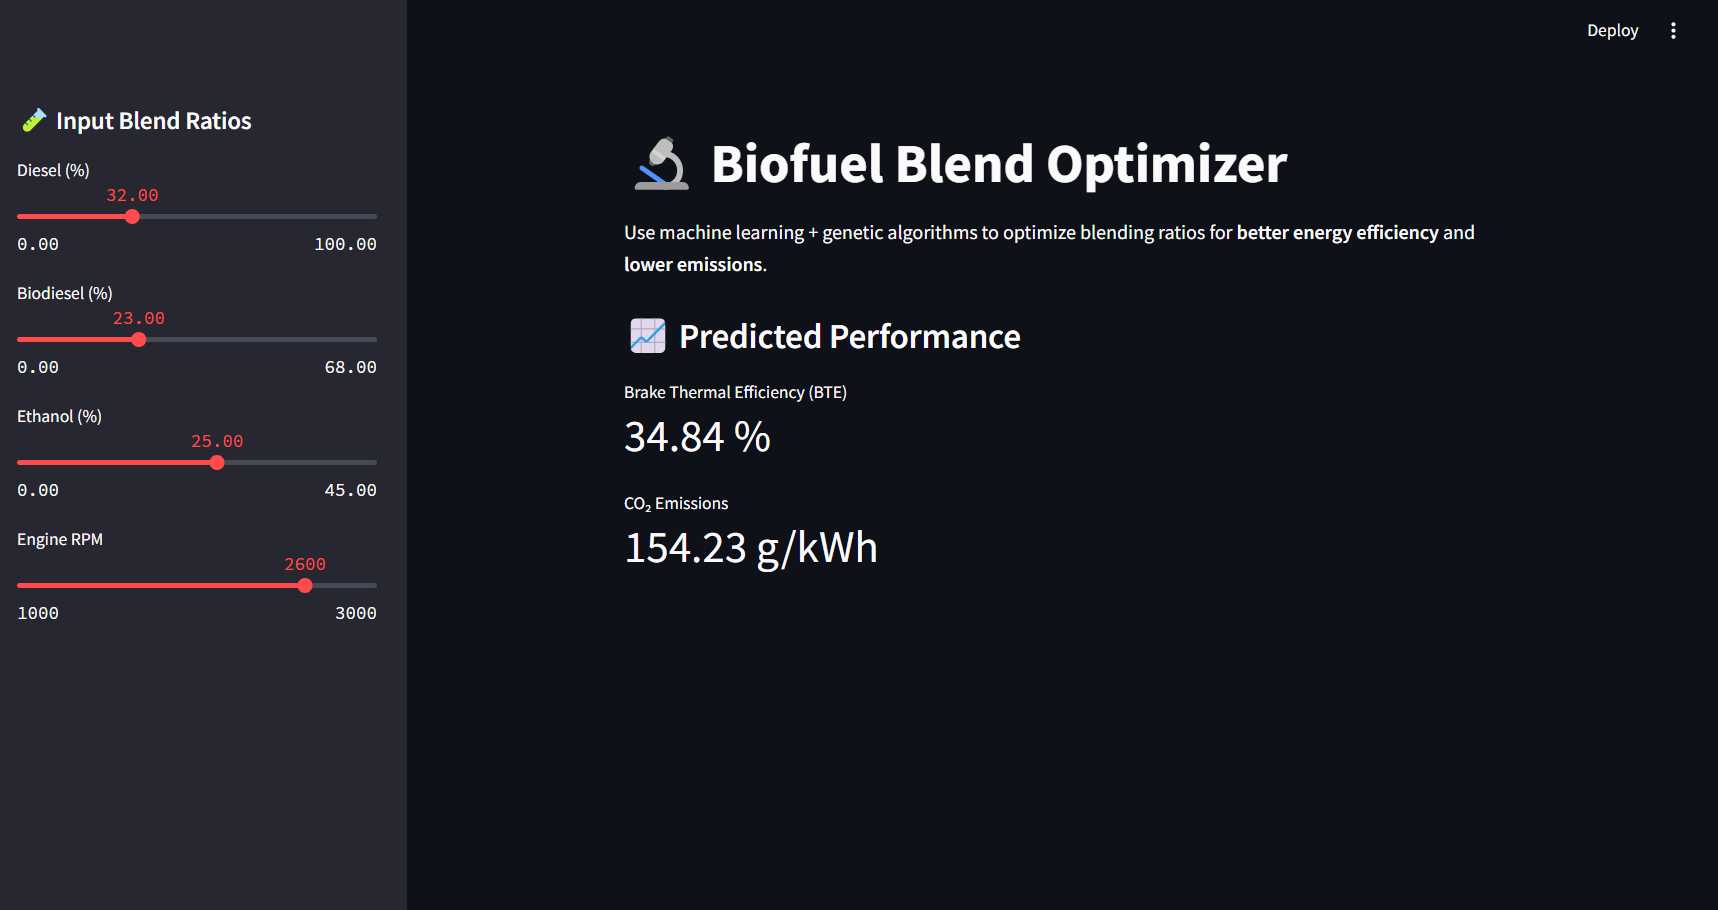

Here is the Python script that generated this plot:
import streamlit as st
import pandas as pd
import numpy as np
import pickle
import plotly.express as px

# Load models and scaler
bte_model = pickle.load(open("bte_model.pkl", "rb"))
co2_model = pickle.load(open("co2_model.pkl", "rb"))
scaler = pickle.load(open("scaler.pkl", "rb"))

st.set_page_config(page_title="Biofuel Optimizer", layout="centered")
st.title("🔬 Biofuel Blend Optimizer")
st.markdown("Use machine learning + genetic algorithms to optimize blending ratios for **better energy efficiency** and **lower emissions**.")

# Sidebar inputs
st.sidebar.header("🧪 Input Blend Ratios")
diesel = st.sidebar.slider("Diesel (%)", 0.0, 100.0, 50.0, step=1.0)
biodiesel = st.sidebar.slider("Biodiesel (%)", 0.0, 100.0 - diesel, 30.0, step=1.0)
ethanol = st.sidebar.slider("Ethanol (%)", 0.0, 100.0 - diesel - biodiesel, 20.0, step=1.0)
rpm = st.sidebar.slider("Engine RPM", 1000, 3000, 2000, step=100)

# Validate total
total = diesel + biodiesel + ethanol
if total > 100:
    st.error("⚠️ Total blend ratio exceeds 100%. Please adjust the sliders.")
else:
    X = pd.DataFrame([[diesel, biodiesel, ethanol, rpm]], columns=['Diesel (%)', 'Biodiesel (%)', 'Ethanol (%)', 'RPM'])
    X_scaled = scaler.transform(X)
    bte_pred = bte_model.predict(X_scaled)[0]
    co2_pred = co2_model.predict(X_scaled)[0]

    st.subheader("📈 Predicted Performance")
    st.metric(label="Brake Thermal Efficiency (BTE)", value=f"{bte_pred:.2f} %")
    st.metric(label="CO₂ Emissions", value=f"{co2_pred:.2f} g/kWh")
